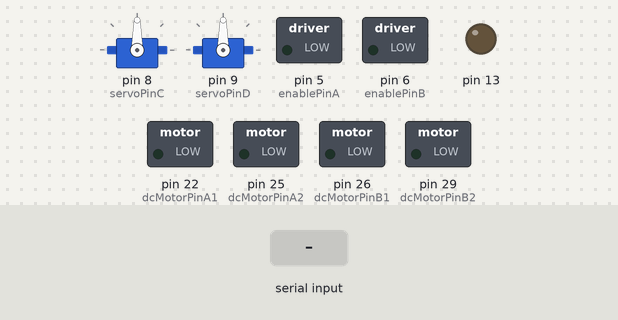
Simulated run of this sketch. Board: Arduino Mega 2560, built with avr-gcc and run on an emulated ATmega2560. Parts: 2 × servo, switched loads named in the sketch (green lamp = pin HIGH), output pins drawn as LEDs (lit = HIGH). Inputs (shaded band) come from the test bench. What the sketch prints to the serial monitor is not drawn.

Above: at 1.2 s.
1.3 s: "F" received over the second serial link
At 2.0 s:
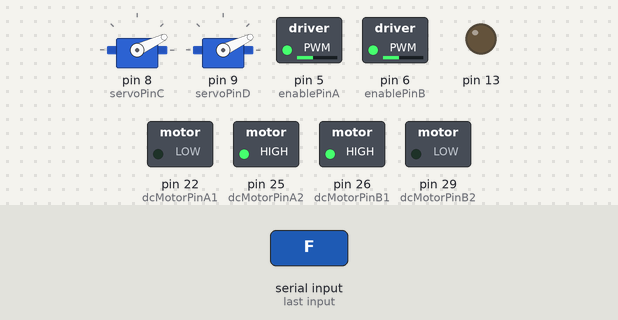
2.9 s: "B" received over the second serial link
At 3.3 s:
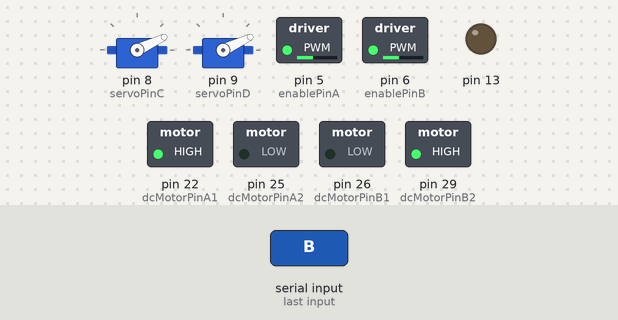
4.5 s: "L" received over the second serial link
At 5.7 s:
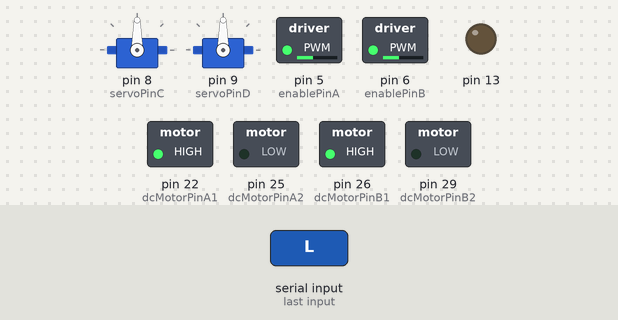
6.1 s: "R" received over the second serial link
At 6.9 s:
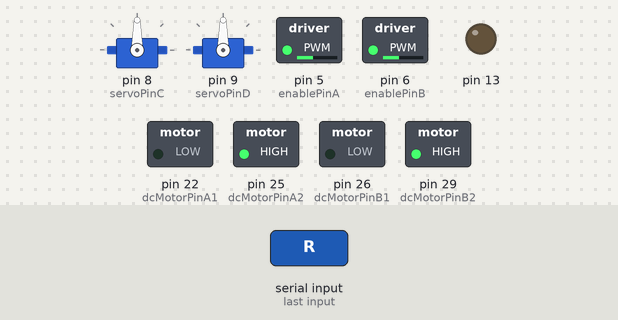
7.7 s: "F" received over the second serial link
At 8.1 s:
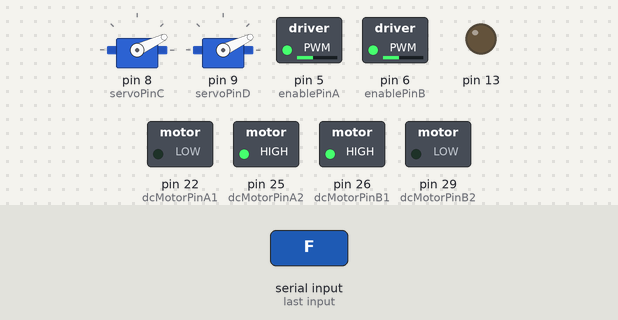
9.3 s: "L" received over the second serial link
At 10.5 s:
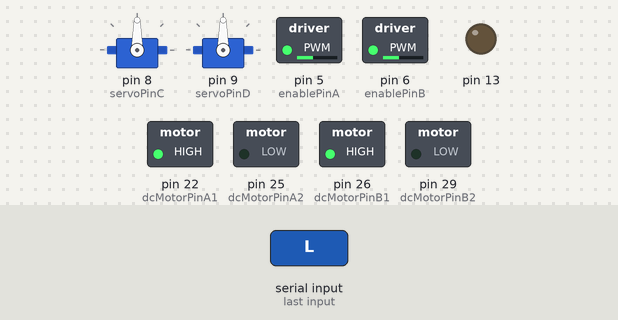
Timing chart, 0 to 11.9 s (numbered marks = the images above; inputs shaded):
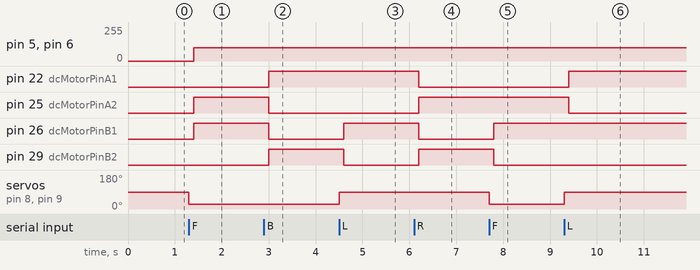

The sketch:

dcANDservoMotorBT.ino
```cpp
#include <Servo.h>
#include <SoftwareSerial.h>

SoftwareSerial BSerial(50, 51); //TX to 2, RX to 3 메가는 PWM에 하면 안됨

int enablePinA = 5;
int enablePinB = 6;
int dcMotorPinA1 = 22;
int dcMotorPinA2 = 25;
int dcMotorPinB1 = 26;
int dcMotorPinB2 = 29;
int dcSpeed = 100;

int servoPinC = 8;
int servoPinD = 9;
Servo servoC;
Servo servoD;
int angleC = 0; // servo position in degrees
int angleD = 0;

char command;

void setup() {
  pinMode(enablePinA, OUTPUT);
  pinMode(enablePinB, OUTPUT);
  pinMode(dcMotorPinA1, OUTPUT);
  pinMode(dcMotorPinA2, OUTPUT);
  pinMode(dcMotorPinB1, OUTPUT);
  pinMode(dcMotorPinB2, OUTPUT);
  servoC.attach(servoPinC);
  servoD.attach(servoPinD);

  pinMode(13, OUTPUT);

  Serial.begin(9600);
  Serial.println("Hello");

  BSerial.begin(9600);
}


void loop() {
  if(BSerial.available()>0){
    command = BSerial.read();
    switch(command){
      case 'F':
        forward();
        break;
      case 'B':
        backward();
        break;
      case 'L':
        left();
        break;
      case 'R':
        right();
        break;
      case 'S':
        stop();
        break;
    }
  }
}

void forward(){
  angleC = 25; // 직진
  servoC.write(angleC);
  angleD = 25; // 직진
  servoD.write(angleD);
  delay(100); //바로 돌면 방향이 틀어짐
  analogWrite(enablePinA, dcSpeed);
  analogWrite(enablePinB, dcSpeed);
  digitalWrite(dcMotorPinA1,LOW);
  digitalWrite(dcMotorPinA2,HIGH);
  digitalWrite(dcMotorPinB1,HIGH);
  digitalWrite(dcMotorPinB2,LOW);
}

void backward(){
  angleC = 25; // 직진
  servoC.write(angleC);
  angleD = 25; // 직진
  servoD.write(angleD);
  delay(100);
  analogWrite(enablePinA, dcSpeed);
  analogWrite(enablePinB, dcSpeed);
  digitalWrite(dcMotorPinA1,HIGH);
  digitalWrite(dcMotorPinA2,LOW);
  digitalWrite(dcMotorPinB1,LOW);
  digitalWrite(dcMotorPinB2,HIGH);
}

void left(){
  angleC = 90; // DC모터와 수직
  servoC.write(angleC);
  angleD = 90; // DC모터와 수직
  servoD.write(angleD);
  delay(100);
  analogWrite(enablePinA, dcSpeed);
  analogWrite(enablePinB, dcSpeed);
  digitalWrite(dcMotorPinA1,HIGH);
  digitalWrite(dcMotorPinA2,LOW);
  digitalWrite(dcMotorPinB1,HIGH);
  digitalWrite(dcMotorPinB2,LOW);
}

void right(){
  angleC = 90; // DC모터와 수직
  servoC.write(angleC);
  angleD = 90; // DC모터와 수직
  servoD.write(angleD);
  delay(100);
  analogWrite(enablePinA, dcSpeed);
  analogWrite(enablePinB, dcSpeed);
  digitalWrite(dcMotorPinA1,LOW);
  digitalWrite(dcMotorPinA2,HIGH);
  digitalWrite(dcMotorPinB1,LOW);
  digitalWrite(dcMotorPinB2,HIGH);
}

void stop(){
  servoC.write(angleC);
  servoD.write(angleD);
  analogWrite(enablePinA, 0);
  analogWrite(enablePinB, 0);
  digitalWrite(dcMotorPinA1,LOW);
  digitalWrite(dcMotorPinA2,LOW);
  digitalWrite(dcMotorPinB1,LOW);
  digitalWrite(dcMotorPinB2,LOW);
}

//servoMotor
    /*
    angleC = 25; // 직진
    servoC.write(angleC);
    angleD = 25; // 직진
    servoC.write(angleD);
    delay(1000);
    angleC = 90; // DC모터와 수직
    servoC.write(angleC);
    angleD = 90; // DC모터와 수직
    servoD.write(angleD);
    delay(1000);
    angleC = 153; // 후진
    servoC.write(angleC);
    angleD = 153; // 후진
    servoD.write(angleD);
    delay(1000);
    */
```

Measured:
- after the input at 1.3 s, pin 5 (enablePinA), pin 6 (enablePinB): 0/255 → 100/255 after 0.10 s; pin 25 (dcMotorPinA2), pin 26 (dcMotorPinB1): LOW → HIGH after 0.10 s; servo on pin 8 (servoPinC), servo on pin 9 (servoPinD): 90° → 25° at once
- after the input at 2.9 s, pin 22 (dcMotorPinA1), pin 29 (dcMotorPinB2): LOW → HIGH after 0.10 s; pin 25 (dcMotorPinA2), pin 26 (dcMotorPinB1): HIGH → LOW after 0.10 s
- after the input at 4.5 s, pin 26 (dcMotorPinB1): LOW → HIGH after 0.10 s; pin 29 (dcMotorPinB2): HIGH → LOW after 0.10 s; servo on pin 8 (servoPinC), servo on pin 9 (servoPinD): 25° → 90° at once
- after the input at 6.1 s, pin 22 (dcMotorPinA1), pin 26 (dcMotorPinB1): HIGH → LOW after 0.10 s; pin 25 (dcMotorPinA2), pin 29 (dcMotorPinB2): LOW → HIGH after 0.10 s
- after the input at 7.7 s, pin 26 (dcMotorPinB1): LOW → HIGH after 0.10 s; pin 29 (dcMotorPinB2): HIGH → LOW after 0.10 s; servo on pin 8 (servoPinC), servo on pin 9 (servoPinD): 90° → 25° at once
- after the input at 9.3 s, pin 22 (dcMotorPinA1): LOW → HIGH after 0.10 s; pin 25 (dcMotorPinA2): HIGH → LOW after 0.10 s; servo on pin 8 (servoPinC), servo on pin 9 (servoPinD): 25° → 90° at once
